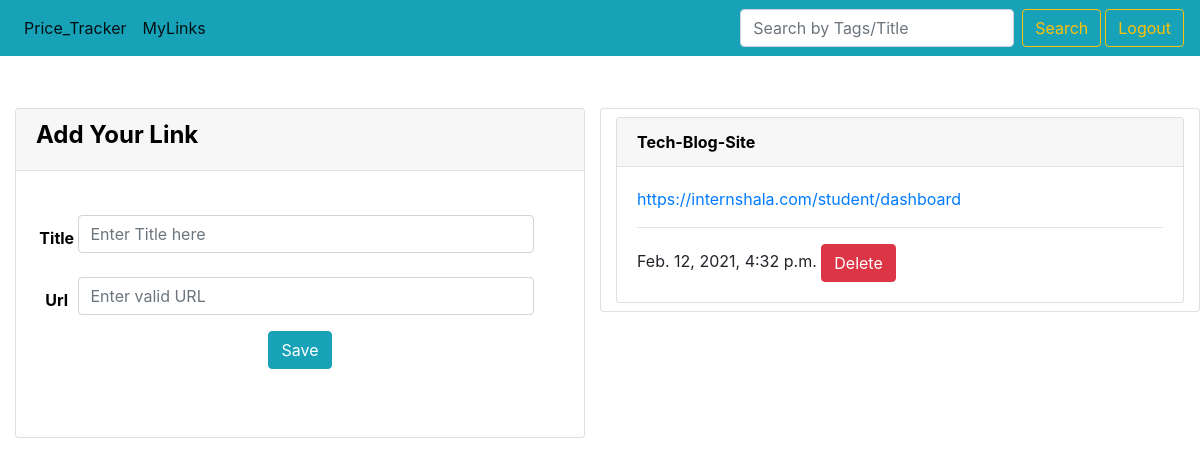
The app's page / (signed in) with its own data.
### myapp/models.py (models this page shows, shortened)
class Links(models.Model):
    user = models.ForeignKey(User,on_delete=models.CASCADE,related_name="Link")
    title = models.CharField(max_length=300)
    url = models.URLField(max_length=500)
    created_date = models.DateTimeField(auto_now_add=True)

### myapp/views.py (the view)
# urls.py: path('',mylink,name="MyLink"),
@login_required(login_url="Login")
def mylink(request):
    user = request.user
    form = LinkForm()
    return render(request,"myapp/mylink.html",{'form':form})

### myapp/forms.py
class LinkForm(forms.ModelForm):
    def __init__(self, *args, **kwargs):
        super().__init__(*args, **kwargs)
        for field in self.Meta.required:
            self.fields[field].required = True
    class Meta:
        model = Links
        fields = ["title","url"]
        widgets = {
            'title':forms.TextInput(attrs={'class':"form-control my-2 w-100 col-sm-11 col-md-11 col-12",'placeholder': 'Enter Title here'}),
            'url':forms.URLInput(attrs={'class':"form-control my-2 w-100 col-sm-11 col-md-11 col-12",'placeholder': 'Enter valid URL'}),
        }
        required = ("title","url")

### templates/myapp/mylink.html (shortened to what this page needs)
{% extends 'base.html' %}
{% block content %}
<div class="row mt-5">
    <div class="col-lg-6 my-1">
        <div class="card m-0">
            <div class="card-header border-bottom border-default">
                <div class="row">
                    <div class="col-xl-12 col-md-12 col-sm-12 col-12">
                        <h4 style="color:black;"><b>Add Your Link</b></h4>
                    </div>
                </div>
            </div>
            <div class="card-body ">
                <div class="row">
                    <div class="col-lg-12 col-md-12 cms-search">
                        <form class="form-inline mt-2 mb-5" method="POST" id="myform">
                            {% for field in form %}
                            <div class="col-lg-12 col-md-12 col-12 mt-2 row">
                                <label class="control-label col-sm-1 col-md-1 col-12 mt-2"
                                    style="color:black;"><b>{{field.label}}</b></label>
                                {{field}}
                            </div>
                            {% endfor %}
                            <div class="col-lg-12 col-md-12 mt-2 col-12 d-flex justify-content-center">
                                <input type="submit" class="btn btn-info" value="Save" />
                            </div>
                        </form>
                    </div>
                </div>
            </div>
        </div>
    </div>
    <div class="col-lg-6 card my-1 h-100" style="overflow-y: auto; max-height:30rem;" id="My_Links">
        {% for link in request.user.Link.all reversed %}
        <div class="card my-2">
            <div class="card-header border-bottom border-default">
                <div class="row">
                    <div class="col-xl-12 col-md-12 col-sm-12 col-12">
                        <b style="color:black;">{{link.title}}</b>
                    </div>
                </div>
            </div>
            <div class="card-body ">
                <a href="{{link.url}}">{{link.url}}</a>
                <hr>
                {{link.created_date}}
                <a class="btn btn-danger" href="{% url 'Delete_Link' link.id %}">Delete</a>
            </div>
        </div>
        {% endfor %}
    </div>
</div>
{% endblock content %}

### records on screen
Links: title "Tech-Blog-Site", url "https://internshala.com/student/dashboard", created_date "Feb. 12, 2021, 4:32 p.m."

### other values on screen
{{ field.label }} "Title" "Url"
